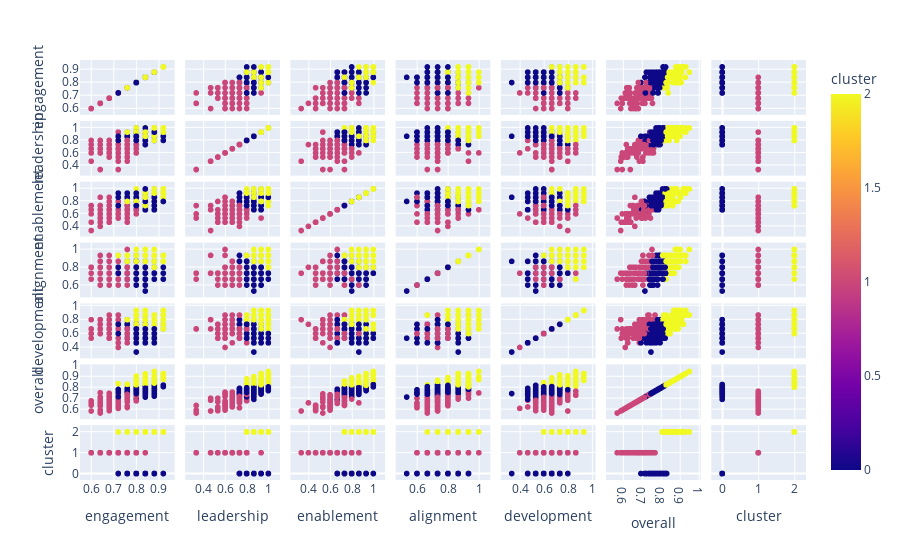

Here is the notebook cell this chart was saved with:
### Code cell
# 3-cluster Kmeans
model = KMeans(n_clusters=3, random_state=42).fit(sub)
km3_df = sub.copy()
km3_df['cluster'] = model.labels_
px.scatter_matrix(km3_df, color='cluster')

### Figure 1 — Plotly figure (JSON) as saved in the notebook; plotly's stock layout.template omitted (floating-point values rounded to 4 significant figures; data arrays with more than 128 entries replaced by an {"elided": "..."} marker saying what was removed)
{"data": [{"dimensions": [{"axis": {"matches": true}, "label": "engagement", "values": {"elided": "381 float values"}}, {"axis": {"matches": true}, "label": "leadership", "values": {"elided": "381 float values"}}, {"axis": {"matches": true}, "label": "enablement", "values": {"elided": "381 float values"}}, {"axis": {"matches": true}, "label": "alignment", "values": {"elided": "381 float values"}}, {"axis": {"matches": true}, "label": "development", "values": {"elided": "381 float values"}}, {"axis": {"matches": true}, "label": "overall", "values": {"elided": "381 float values"}}, {"axis": {"matches": true}, "label": "cluster", "values": {"elided": "381 int values"}}], "hovertemplate": "%{xaxis.title.text}=%{x}<br>%{yaxis.title.text}=%{y}<br>cluster=%{marker.color}<extra></extra>", "legendgroup": "", "marker": {"color": {"elided": "381 int values"}, "coloraxis": "coloraxis", "symbol": "circle"}, "name": "", "showlegend": false, "type": "splom"}], "layout": {"coloraxis": {"colorbar": {"title": {"text": "cluster"}}, "colorscale": [[0, "#0d0887"], [0.1111, "#46039f"], [0.2222, "#7201a8"], [0.3333, "#9c179e"], [0.4444, "#bd3786"], [0.5556, "#d8576b"], [0.6667, "#ed7953"], [0.7778, "#fb9f3a"], [0.8889, "#fdca26"], [1, "#f0f921"]]}, "dragmode": "select", "legend": {"tracegroupgap": 0}, "margin": {"t": 60}}}
